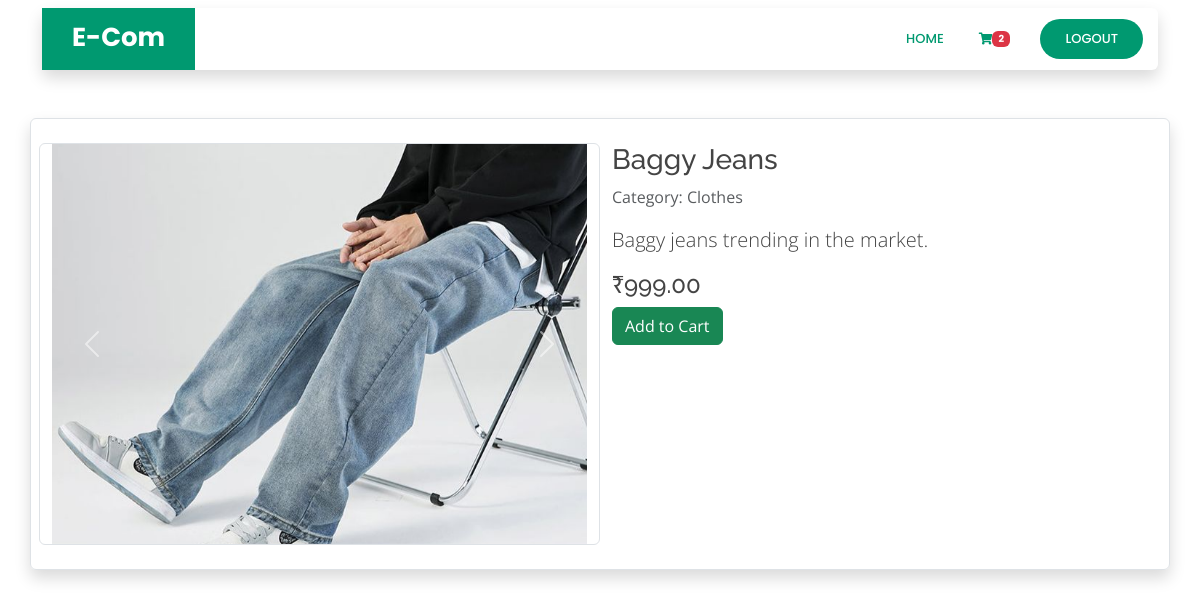
Page /product_desc/4 (signed in) on the committed database.
### core/models.py (models this page shows, shortened)
class Order(models.Model):
    user = models.ForeignKey(User, on_delete=models.CASCADE)
    items = models.ManyToManyField(OrderItem)
    start_date = models.DateTimeField(auto_now_add=True)
    ordered_date= models.DateTimeField()
    ordered = models.BooleanField(default=False)
    order_id = models.CharField(max_length=100, unique=True, default=None, blank=True, null=True)
    datetime_ofpayment = models.DateTimeField(auto_now_add=True)
    order_delivered =models.BooleanField(default=False)
    order_received = models.BooleanField(default=False)
    razorpay_order_id = models.CharField(max_length=500, null=True, blank=True)
    razorpay_payment_id = models.CharField(max_length=500, null=True, blank=True)
    razorpay_signature = models.CharField(max_length=500, null=True, blank=True)

class Product(models.Model):
    name = models.CharField(max_length=100)
    category = models.ForeignKey(Category, on_delete=models.CASCADE)
    desc = models.TextField()
    product_available_count = models.IntegerField(default=0)
    price = models.FloatField(default=0.00)
    img = models.ImageField(upload_to='images/')

class Category(models.Model):
    category = models.CharField(max_length=200)
    def __str__(self):
        return self.category

### core/views.py (the view)
# urls.py: path('product_desc/<pk>', views.product_desc, name='product_desc'),
def product_desc(request, pk):
    product = Product.objects.get(pk=pk)
    return render(request, 'core/product_desc.html', {'product': product})

### core/templatetags/cart_template_tag.py (called while the page is built)
@register.filter
def cart_item_count(user):
    if user.is_authenticated:
        qs = Order.objects.filter(user=user, ordered=False)
        if qs.exists():
            return qs[0].items.count()
    return 0

### templates/core/product_desc.html (shortened to what this page needs)
{% load static %}
<!DOCTYPE html>
<html lang="en">
  {% load cart_template_tag %}
<head>
  <link rel="stylesheet" href="https://cdnjs.cloudflare.com/ajax/libs/font-awesome/5.15.3/css/all.min.css">
  <link rel="stylesheet" href="https://stackpath.bootstrapcdn.com/bootstrap/4.5.2/css/bootstrap.min.css">
  <link rel="stylesheet" href="{% static 'vendor/bootstrap/css/bootstrap.min.css' %}" >
  <link rel="stylesheet" href="{% static 'vendor/bootstrap-icons/bootstrap-icons.css' %}" >
  <link rel="stylesheet" href="{% static 'vendor/boxicons/css/boxicons.min.css' %}" >
  <link rel="stylesheet" href="{% static 'vendor/aos/aos.css' %}" >
  <link rel="stylesheet" href="{% static 'vendor/glightbox/css/glightbox.min.css' %}" >
  <link rel="stylesheet" href="{% static 'vendor/remixicon/remixicon.css' %}" >
  <link rel="stylesheet" href="{% static 'vendor/swiper/swiper-bundle.min.css' %}" >
  <link rel="stylesheet" href="{% static 'css/styles.css' %}" >
</head>
<body>
      <header id="header" class="d-flex align-items-center mt-2">
    <div class="container  ">
      <div class="header-container shadow rounded d-flex align-items-center justify-content-between">
        <div class="logo">
          <h1 class="text-light"><a href='{% url "index" %}'><span>E-Com</span></a></h1>
        </div>
        <nav id="navbar" class="navbar">
          <ul>
            {% if user.is_authenticated %}
            <li><a class="nav-link scrollto active" href='{% url "index" %}'>Home</a></li>
            <li class="nav-item ">
              <a class="nav-link scrollto active" href="{% url 'order_list' %}">
                  <span class="badge badge-pill badge-danger">{{request.user | cart_item_count}}</span>
              </a>
          </li>
            <li><a class="getstarted " href='{% url "user_logout" %}'>Logout</a></li>
            {% else %}
            <li><a class="getstarted scrollto" href='{% url "user_login" %}'>Login</a></li>
            <li><a class="getstarted scrollto" href='{% url "user_register" %}'>Register</a></li>
            {% endif %}
          </ul>
        </nav>
      </div>
    </div>
  </header>
    <div class="container border rounded shadow mt-2">
        <div class="row py-4 px-2">
            <div class="col-md-6 border rounded">
                <div id="productCarousel" class="carousel slide" data-ride="carousel">
                    <div class="carousel-inner">
                        <div class="carousel-item active">
                            <img src="{{ product.img.url }}" class="d-block w-100 product-img" alt="Product Image">
                        </div>
                    </div>
                    <a class="carousel-control-prev" href="#productCarousel" role="button" data-slide="prev">
                        <span class="carousel-control-prev-icon" aria-hidden="true"></span>
                    </a>
                    <a class="carousel-control-next" href="#productCarousel" role="button" data-slide="next">
                        <span class="carousel-control-next-icon" aria-hidden="true"></span>
                    </a>
                </div>
            </div>
            <div class="col-md-6">
                <h3>{{ product.name }}</h3>
                <p class="text-muted">Category: {{ product.category }}</p>
                <p class="lead">{{ product.desc }}</p>
                <h4>₹{{ product.price|floatformat:2 }}</h4>
                <div class="d-flex justify-content-start mb-3">
                    <a href="{% url 'add_to_cart' product.pk %}" class="btn btn-success mr-2">Add to Cart</a>
                </div>
            </div>
        </div>
    </div>
</body>
</html>

### static/css/styles.css (style rules this page uses)
body { font-family: "Open Sans", sans-serif; color: #444444; }
a { color: #009970; text-decoration: none; }
h1, h2, h3, h4, h5, h6 { font-family: "Raleway", sans-serif; }
#header { transition: all 0.5s; z-index: 997; transition: all 0.5s; top: 20px; }
#header .header-container { background: #fff; }
#header .logo { overflow: hidden; padding: 16px 30px 12px 30px; background: #009970; }
#header .logo h1 { font-size: 26px; padding: 0; line-height: 1; font-weight: 700; font-family: "Poppins", sans-serif; }
#header .logo h1 a, #header .logo h1 a:hover { color: #fff; text-decoration: none; }
.navbar { padding: 0; }
.navbar ul { margin: 0; padding: 0; display: flex; list-style: none; align-items: center; }
.navbar li { position: relative; }
.navbar a, .navbar a:focus { display: flex; align-items: center; justify-content: space-between; padding: 10px 0 10px 30px; color: #36343a; transition: 0.3s; font-size: 13px; font-weight: 500; text-transform: uppercase; font-family: "Poppins", sans-serif; white-space: nowrap; transition: 0.3s; }
.navbar a:hover, .navbar .active, .navbar .active:focus, .navbar li:hover>a { color: #009970; }
.navbar .getstarted, .navbar .getstarted:focus { background: #009970; padding: 10px 25px; margin-left: 30px; margin-right: 15px; border-radius: 50px; color: #fff; }

### templates/core/product_desc.html (style rules this page uses)
.product-img { max-height: 400px; object-fit: cover; }

### rows in the picture
Product: img (picture), name "Baggy Jeans", category "Clothes", desc "Baggy jeans trending in the market.", price "999.00"

### other values in the picture
{{ request.user | cart_item_count }} "2"
